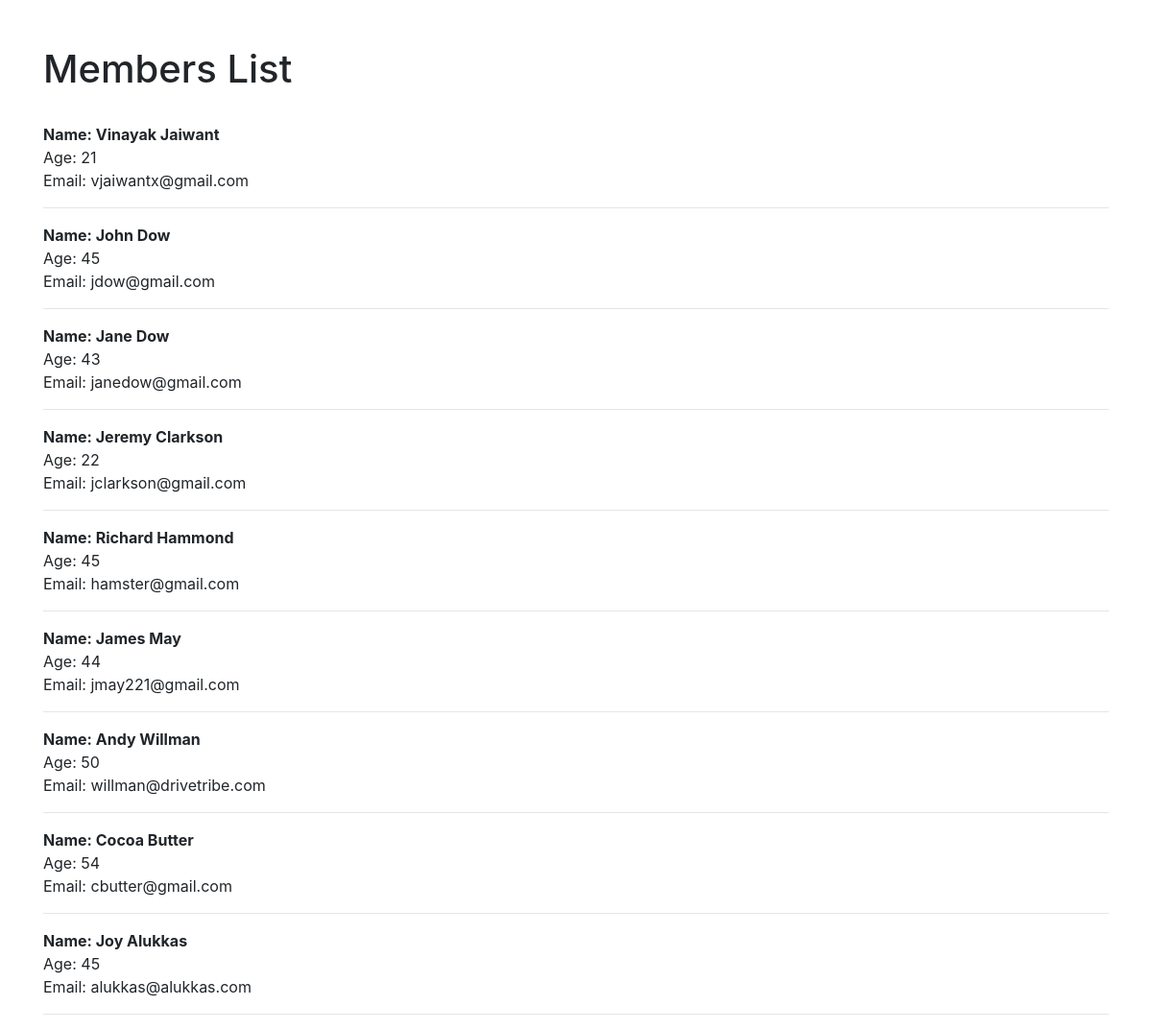
/members, run on the app's committed database.
### website/models.py (models this page shows, shortened)
class Member(models.Model):
    fname=models.CharField(max_length=50)
    lname=models.CharField(max_length=50)
    email=models.EmailField(max_length=200)
    passwd=models.CharField(max_length=50)
    age=models.IntegerField()

### website/views.py (the view)
# urls.py: path('members',views.members,name="members")
def members(request):
    membersx=Member.objects.all
    return render(request,'members.html',{'members':membersx})

### templates/members.html
{% extends 'base.html' %}
{{% block content %}
<h1>Members List</h1>
<br>
{% for member in members %}
    <strong> Name: {{member.fname}} {{member.lname}} </strong><br>
    Age: {{member.age}}<br>
    Email: {{member.email}}<br>
    <hr>
{% endfor %}
{% endblock content %}}

### templates/base.html (shortened to what this page needs)
<!doctype html>
<html lang="en">
  <head>
    <link rel="stylesheet" href="https://stackpath.bootstrapcdn.com/bootstrap/4.5.0/css/bootstrap.min.css">
  </head>
  <body>
  <br><br>
    <div class="container">
      {% block content%}
      {% endblock%}
    </div>
  </body>
</html>

### data on the page
Member: fname "Vinayak", lname "Jaiwant", age "21", email "vjaiwantx@gmail.com"
Member: fname "John", lname "Dow", age "45", email "jdow@gmail.com"
Member: fname "Jane", lname "Dow", age "43", email "janedow@gmail.com"
Member: fname "Jeremy", lname "Clarkson", age "22", email "jclarkson@gmail.com"
Member: fname "Richard", lname "Hammond", age "45", email "hamster@gmail.com"
Member: fname "James", lname "May", age "44", email "jmay221@gmail.com"
Member: fname "Andy", lname "Willman", age "50", email "willman@drivetribe.com"
Member: fname "Cocoa", lname "Butter", age "54", email "cbutter@gmail.com"
Member: fname "Joy", lname "Alukkas", age "45", email "alukkas@alukkas.com"
